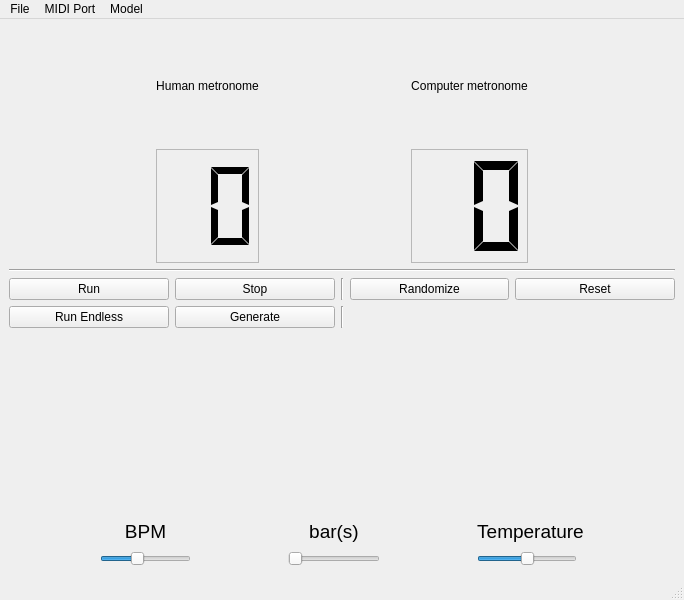
<?xml version="1.0" encoding="UTF-8"?>
<ui version="4.0">
 <class>MainWindow</class>
 <widget class="QMainWindow" name="MainWindow">
  <property name="geometry">
   <rect>
    <x>0</x>
    <y>0</y>
    <width>684</width>
    <height>600</height>
   </rect>
  </property>
  <property name="sizePolicy">
   <sizepolicy hsizetype="Preferred" vsizetype="Minimum">
    <horstretch>0</horstretch>
    <verstretch>0</verstretch>
   </sizepolicy>
  </property>
  <property name="minimumSize">
   <size>
    <width>0</width>
    <height>600</height>
   </size>
  </property>
  <property name="maximumSize">
   <size>
    <width>16777215</width>
    <height>16777215</height>
   </size>
  </property>
  <property name="windowTitle">
   <string>MainWindow</string>
  </property>
  <widget class="QWidget" name="centralwidget">
   <layout class="QGridLayout" name="gridLayout_2">
    <item row="3" column="0">
     <layout class="QGridLayout" name="options_grid">
      <item row="0" column="5">
       <widget class="QLabel" name="lbl_temperature">
        <property name="font">
         <font>
          <pointsize>14</pointsize>
         </font>
        </property>
        <property name="text">
         <string>Temperature</string>
        </property>
        <property name="alignment">
         <set>Qt::AlignBottom|Qt::AlignHCenter</set>
        </property>
       </widget>
      </item>
      <item row="1" column="2">
       <spacer name="horizontalSpacer_4">
        <property name="orientation">
         <enum>Qt::Horizontal</enum>
        </property>
        <property name="sizeHint" stdset="0">
         <size>
          <width>40</width>
          <height>20</height>
         </size>
        </property>
       </spacer>
      </item>
      <item row="1" column="0">
       <spacer name="horizontalSpacer_5">
        <property name="orientation">
         <enum>Qt::Horizontal</enum>
        </property>
        <property name="sizeHint" stdset="0">
         <size>
          <width>40</width>
          <height>20</height>
         </size>
        </property>
       </spacer>
      </item>
      <item row="1" column="6">
       <spacer name="horizontalSpacer_6">
        <property name="orientation">
         <enum>Qt::Horizontal</enum>
        </property>
        <property name="sizeHint" stdset="0">
         <size>
          <width>40</width>
          <height>20</height>
         </size>
        </property>
       </spacer>
      </item>
      <item row="0" column="1">
       <widget class="QLabel" name="lbl_bpm">
        <property name="font">
         <font>
          <pointsize>14</pointsize>
         </font>
        </property>
        <property name="text">
         <string>BPM</string>
        </property>
        <property name="alignment">
         <set>Qt::AlignBottom|Qt::AlignHCenter</set>
        </property>
       </widget>
      </item>
      <item row="1" column="1">
       <widget class="QSlider" name="slider_bpm">
        <property name="maximumSize">
         <size>
          <width>100</width>
          <height>16777215</height>
         </size>
        </property>
        <property name="contextMenuPolicy">
         <enum>Qt::DefaultContextMenu</enum>
        </property>
        <property name="acceptDrops">
         <bool>false</bool>
        </property>
        <property name="minimum">
         <number>1</number>
        </property>
        <property name="maximum">
         <number>300</number>
        </property>
        <property name="sliderPosition">
         <number>120</number>
        </property>
        <property name="orientation">
         <enum>Qt::Horizontal</enum>
        </property>
        <property name="invertedAppearance">
         <bool>false</bool>
        </property>
        <property name="invertedControls">
         <bool>false</bool>
        </property>
        <property name="tickPosition">
         <enum>QSlider::NoTicks</enum>
        </property>
       </widget>
      </item>
      <item row="1" column="4">
       <spacer name="horizontalSpacer_7">
        <property name="orientation">
         <enum>Qt::Horizontal</enum>
        </property>
        <property name="sizeHint" stdset="0">
         <size>
          <width>40</width>
          <height>20</height>
         </size>
        </property>
       </spacer>
      </item>
      <item row="0" column="3">
       <widget class="QLabel" name="lbl_bars">
        <property name="font">
         <font>
          <pointsize>14</pointsize>
         </font>
        </property>
        <property name="text">
         <string>bar(s)</string>
        </property>
        <property name="alignment">
         <set>Qt::AlignBottom|Qt::AlignHCenter</set>
        </property>
       </widget>
      </item>
      <item row="1" column="5">
       <widget class="QSlider" name="slider_temperature">
        <property name="maximumSize">
         <size>
          <width>100</width>
          <height>16777215</height>
         </size>
        </property>
        <property name="maximum">
         <number>100</number>
        </property>
        <property name="singleStep">
         <number>10</number>
        </property>
        <property name="value">
         <number>50</number>
        </property>
        <property name="sliderPosition">
         <number>50</number>
        </property>
        <property name="orientation">
         <enum>Qt::Horizontal</enum>
        </property>
       </widget>
      </item>
      <item row="1" column="3">
       <widget class="QSlider" name="slider_bars">
        <property name="minimum">
         <number>1</number>
        </property>
        <property name="maximum">
         <number>8</number>
        </property>
        <property name="pageStep">
         <number>1</number>
        </property>
        <property name="orientation">
         <enum>Qt::Horizontal</enum>
        </property>
       </widget>
      </item>
     </layout>
    </item>
    <item row="1" column="0">
     <widget class="Line" name="line_2">
      <property name="orientation">
       <enum>Qt::Horizontal</enum>
      </property>
     </widget>
    </item>
    <item row="0" column="0">
     <layout class="QGridLayout" name="metronome_grid">
      <item row="1" column="1">
       <widget class="QLCDNumber" name="lcd_human_metronome">
        <property name="frameShape">
         <enum>QFrame::StyledPanel</enum>
        </property>
        <property name="digitCount">
         <number>2</number>
        </property>
        <property name="segmentStyle">
         <enum>QLCDNumber::Flat</enum>
        </property>
       </widget>
      </item>
      <item row="0" column="3">
       <widget class="QLabel" name="label_2">
        <property name="text">
         <string>Computer metronome</string>
        </property>
        <property name="alignment">
         <set>Qt::AlignCenter</set>
        </property>
       </widget>
      </item>
      <item row="0" column="0">
       <spacer name="horizontalSpacer">
        <property name="orientation">
         <enum>Qt::Horizontal</enum>
        </property>
        <property name="sizeHint" stdset="0">
         <size>
          <width>40</width>
          <height>20</height>
         </size>
        </property>
       </spacer>
      </item>
      <item row="0" column="4">
       <spacer name="horizontalSpacer_3">
        <property name="orientation">
         <enum>Qt::Horizontal</enum>
        </property>
        <property name="sizeHint" stdset="0">
         <size>
          <width>40</width>
          <height>20</height>
         </size>
        </property>
       </spacer>
      </item>
      <item row="1" column="3">
       <widget class="QLCDNumber" name="lcd_comp_metronome">
        <property name="sizePolicy">
         <sizepolicy hsizetype="Minimum" vsizetype="Minimum">
          <horstretch>0</horstretch>
          <verstretch>0</verstretch>
         </sizepolicy>
        </property>
        <property name="frameShape">
         <enum>QFrame::StyledPanel</enum>
        </property>
        <property name="frameShadow">
         <enum>QFrame::Raised</enum>
        </property>
        <property name="lineWidth">
         <number>1</number>
        </property>
        <property name="midLineWidth">
         <number>0</number>
        </property>
        <property name="smallDecimalPoint">
         <bool>false</bool>
        </property>
        <property name="digitCount">
         <number>2</number>
        </property>
        <property name="segmentStyle">
         <enum>QLCDNumber::Flat</enum>
        </property>
       </widget>
      </item>
      <item row="0" column="1">
       <widget class="QLabel" name="label">
        <property name="text">
         <string>Human metronome</string>
        </property>
        <property name="alignment">
         <set>Qt::AlignCenter</set>
        </property>
        <property name="margin">
         <number>0</number>
        </property>
        <property name="indent">
         <number>-1</number>
        </property>
       </widget>
      </item>
      <item row="0" column="2">
       <spacer name="horizontalSpacer_2">
        <property name="orientation">
         <enum>Qt::Horizontal</enum>
        </property>
        <property name="sizeHint" stdset="0">
         <size>
          <width>40</width>
          <height>20</height>
         </size>
        </property>
       </spacer>
      </item>
     </layout>
    </item>
    <item row="2" column="0">
     <layout class="QGridLayout" name="btn_grid">
      <property name="sizeConstraint">
       <enum>QLayout::SetDefaultConstraint</enum>
      </property>
      <item row="0" column="2">
       <widget class="Line" name="line_3">
        <property name="orientation">
         <enum>Qt::Vertical</enum>
        </property>
       </widget>
      </item>
      <item row="0" column="4">
       <widget class="QPushButton" name="btn_reset">
        <property name="text">
         <string>Reset</string>
        </property>
       </widget>
      </item>
      <item row="0" column="1">
       <widget class="QPushButton" name="btn_stop">
        <property name="text">
         <string>Stop</string>
        </property>
       </widget>
      </item>
      <item row="0" column="0">
       <widget class="QPushButton" name="btn_run">
        <property name="text">
         <string>Run</string>
        </property>
       </widget>
      </item>
      <item row="0" column="3">
       <widget class="QPushButton" name="btn_randomize">
        <property name="text">
         <string>Randomize</string>
        </property>
       </widget>
      </item>
      <item row="1" column="0">
       <widget class="QPushButton" name="btn_run_endless">
        <property name="text">
         <string>Run Endless</string>
        </property>
       </widget>
      </item>
      <item row="1" column="1">
       <widget class="QPushButton" name="btn_generate">
        <property name="text">
         <string>Generate</string>
        </property>
       </widget>
      </item>
      <item row="1" column="2">
       <widget class="Line" name="line_4">
        <property name="orientation">
         <enum>Qt::Vertical</enum>
        </property>
       </widget>
      </item>
     </layout>
    </item>
   </layout>
  </widget>
  <widget class="QMenuBar" name="menu_bar">
   <property name="geometry">
    <rect>
     <x>0</x>
     <y>0</y>
     <width>684</width>
     <height>22</height>
    </rect>
   </property>
   <property name="autoFillBackground">
    <bool>false</bool>
   </property>
   <widget class="QMenu" name="menu_file">
    <property name="title">
     <string>File</string>
    </property>
    <addaction name="action_quit"/>
   </widget>
   <widget class="QMenu" name="menu_midi_port">
    <property name="title">
     <string>MIDI Port</string>
    </property>
   </widget>
   <widget class="QMenu" name="menu_model">
    <property name="title">
     <string>Model</string>
    </property>
    <addaction name="action_pretrained"/>
    <addaction name="action_find"/>
   </widget>
   <addaction name="menu_file"/>
   <addaction name="menu_midi_port"/>
   <addaction name="menu_model"/>
  </widget>
  <widget class="QStatusBar" name="statusbar"/>
  <action name="action_quit">
   <property name="text">
    <string>Quit</string>
   </property>
   <property name="shortcut">
    <string>Ctrl+W</string>
   </property>
  </action>
  <action name="action_find">
   <property name="text">
    <string>Find...</string>
   </property>
  </action>
  <action name="action_pretrained">
   <property name="text">
    <string>Load pretrained</string>
   </property>
  </action>
 </widget>
 <resources/>
 <connections/>
</ui>
